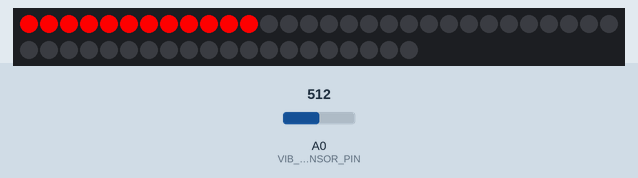
This sketch was run on a simulated Arduino Uno, built with avr-gcc and run on an emulated ATmega328P. On the bench: 50 RGB LEDs in strip order, left to right, continuing on the next row. The test bench sets the inputs (shaded band); at power-on: A0 (VIB_SENSOR_PIN) = 512.

Above: at 1.2 s.
1.3 s: A0 (VIB_SENSOR_PIN) set to 20
2.8 s: A0 (VIB_SENSOR_PIN) set to 122
At 3.47 s:
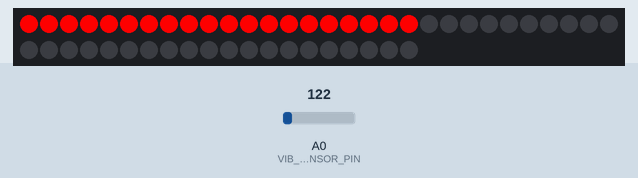
4.6 s: A0 (VIB_SENSOR_PIN) set to 56
At 6.62 s:
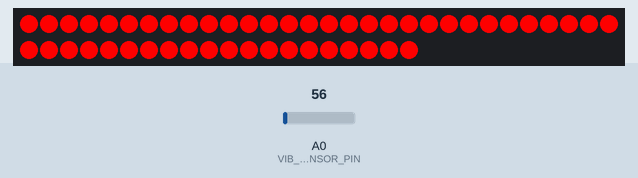
7.6 s: A0 (VIB_SENSOR_PIN) set to 47
At 7.6 s:
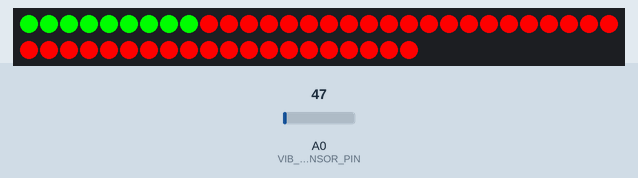
Timing chart, 0 to 10.1 s (numbered marks = the images above; inputs shaded):
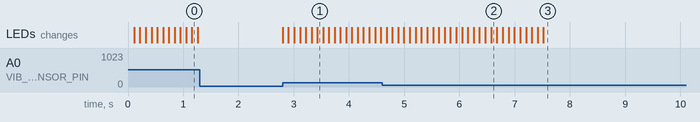

The sketch:

hitCounter.ino
```cpp
/*   Squash-racket hit game

    Get as many hits you can in one minute!

    scoring guide:
      STRIP COLOR:
      GREEN : 0 + Pixel Position
      RED: 	50 + Pixel Position
      BLUE: 	100 + Pixel Position
      YELLOW: 150 + Pixel Position
      PURPLE: 200 + Pixel Position
      CYAN:   250 + Pixel Position

      White pixels are shown at every 10th pixel to help with count!

      For project Squash SM 2017
      Members:
      Dylan Saleh
      Dennis Bunne
      Johan Kämpe

      Mölk Utbildning
      Mjukvaruutvecklare inbyggda system

      Code by Johan Kämpe
 */

#include <Arduino.h>
#include <Adafruit_DotStar.h>

/*   Led-strip   */
#define NUMPIXELS 50
#define NUMCOLORS 7
#define DATAPIN 4
#define CLOCKPIN 5
#define LED_MAX_STR 250
#define LED_BRIGHTNESS_MAX 250
#define LED_BRIGHTNESS_HUM_MIN 10
#define LED_BRIGHTNESS_HUM_MAX 20

/*   Vibration sensor  */
#define VIBRATION_TRIGGER 10
const int VIB_SENSOR_PIN = A0;

/*   Delay between hit triggers  */
#define HIT_DELAY 100

/*   "Game" works for 60 seconds  */
#define PLAY_TIME 60000


/*  Counts hits on racket   */
int hits = 0;

/*   Predefined colors  */
uint32_t ledColor[NUMCOLORS] = {
  0x00FF00, 0x0000FF, 0xFF0000, 0xA5FF00,
  0x00FFFF, 0xFF00FF, 0xCCFFCC
};

/*  Indexes for ledColor array   */
enum{RED, BLUE, GREEN, YELLOW, PURPLE, CYAN, WHITE};

/*  Timers   */
unsigned long timer = 0;
unsigned long startTime = 0;


/*   Init LED-strip as "strip"  */
Adafruit_DotStar strip = Adafruit_DotStar(
    NUMPIXELS,
    DATAPIN,
    CLOCKPIN,
    DOTSTAR_BRG
  );

void idleMode(void);
void setLEDsOff(int count);
bool sensorTrigger(void);
bool checkHitDelay(void);
void setScore(void);

/*  Sets pixel colors  */
void setLEDs(int count, uint32_t color){
    setLEDsOff(count);
    strip.setBrightness(LED_BRIGHTNESS_MAX);
    for(int i = 0; i < count && i < NUMPIXELS; i++){
        strip.setPixelColor(i, color);
    }
}

/*   Turn off pixels  */
void setLEDsOff(int count){
    strip.setBrightness(0);
    for(int i = 0; i < count && i < NUMPIXELS; i++){
        strip.setPixelColor(i, 0, 0, 0);
    }
}

/*   Set LEDs to indicate hits  */
void setLEDCount(int hits){
    if(hits > 0)
      setLEDs(hits, ledColor[GREEN]);
    if(hits > NUMPIXELS)
      setLEDs(hits - NUMPIXELS, ledColor[RED]);
    if(hits > (NUMPIXELS * 2))
      setLEDs(hits - (NUMPIXELS * 2), ledColor[BLUE]);
    if(hits > (NUMPIXELS * 3))
      setLEDs(hits - (NUMPIXELS * 3), ledColor[YELLOW]);
    if(hits > (NUMPIXELS * 4))
      setLEDs(hits - (NUMPIXELS * 4), ledColor[PURPLE]);
    if(hits > (NUMPIXELS * 5))
      setLEDs(hits - (NUMPIXELS * 5), ledColor[CYAN]);
}

void setup(){
  /* Start Led-strip  */
  strip.begin();
  /*  Start idle mode, ends if hit is detectled   */
  idleMode();
  /*  Turn off all LEDs   */
  setLEDs(NUMPIXELS, 0x000000);
  strip.show();
  /*   Begin hit counter and timers  */
  setLEDCount(++hits);
  strip.show();
  timer = millis();
  startTime = millis();
}

void loop(){
  /*   Vibration sensor detection    */
  if(sensorTrigger() == 1 && checkHitDelay() == 1){
    setLEDCount(++hits);
    strip.show();
    timer = millis();
  }
  /*   Game over, set score!   */
  if(millis() - startTime > PLAY_TIME){
    setScore();
    strip.show();
    /*  Infinite loop - restart racket to reset   */
    while(1){
      delay(1000);
    }
  }
}

void setScore(void){
  strip.clear();
  int position = 0;
  int score = 0;
  if(hits > (NUMPIXELS * 5)){
    position = hits - (NUMPIXELS * 5);
    setLEDs(position, ledColor[CYAN]);
  }
  else if(hits > (NUMPIXELS * 4)){
    position = hits - (NUMPIXELS * 4);
    setLEDs(position, ledColor[PURPLE]);
  }
  else if(hits > (NUMPIXELS * 3)){
    position = hits - (NUMPIXELS * 3);
    setLEDs(position, ledColor[YELLOW]);
  }
  else if(hits > (NUMPIXELS * 2)){
    position = hits - (NUMPIXELS * 2);
    setLEDs(position, ledColor[BLUE]);
  }
  else if(hits > NUMPIXELS){
    position = hits - NUMPIXELS;
    setLEDs(position, ledColor[RED]);
  }
  else if(hits > 0){
    position = hits;
    setLEDs(position, ledColor[GREEN]);
  }
  int setTenMarker = 9;
  while(position > 10){
    strip.setPixelColor(setTenMarker, 0xFFFFFF);
    position -= 10;
    setTenMarker += 10;
  }
}

/*  LED-strip animation at startup   */
void idleMode(void){
  int cIndex = 0;
  while(1){
    if(++cIndex == NUMCOLORS){
      cIndex = 0;
    }
    uint32_t color = ledColor[cIndex];
    for(int i = 0; i < NUMPIXELS; i++){
      strip.setPixelColor(i, color);
      strip.show();
      timer = millis();
      while(millis() - timer < 30){
        if(sensorTrigger() == 1){
          return;
        }
      }
    }
  }
}

/*  Detects sensor trigger treshold   */
bool sensorTrigger(void){
  float vibrationData =
    (float)analogRead(VIB_SENSOR_PIN) * 0.2;
  return (vibrationData > VIBRATION_TRIGGER);
}

/*   Checks delay between hits  */
bool checkHitDelay(void){
  unsigned long offset = millis() - timer;
  return (offset > HIT_DELAY);
}
```

Measured:
- the behaviour switches between 51 and 50 on A0 (VIB_SENSOR_PIN) (found by bisection; images 2 and 3)
- after the input at 1.3 s, every drawn part: stays the same
- after the input at 2.8 s, the LEDs: first change at once (image 1 shows a later state)
- after the input at 7.6 s, every drawn part: stays the same
